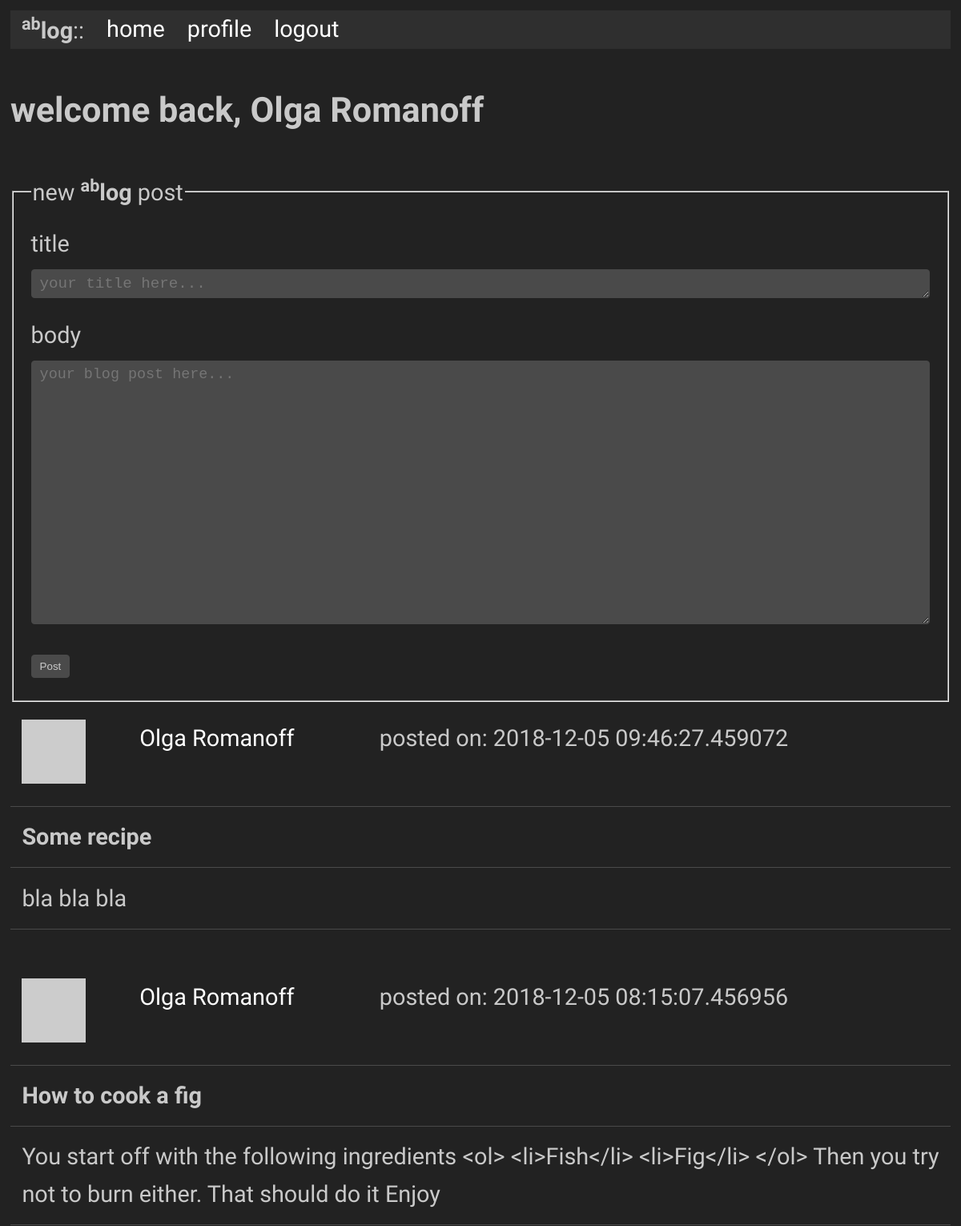
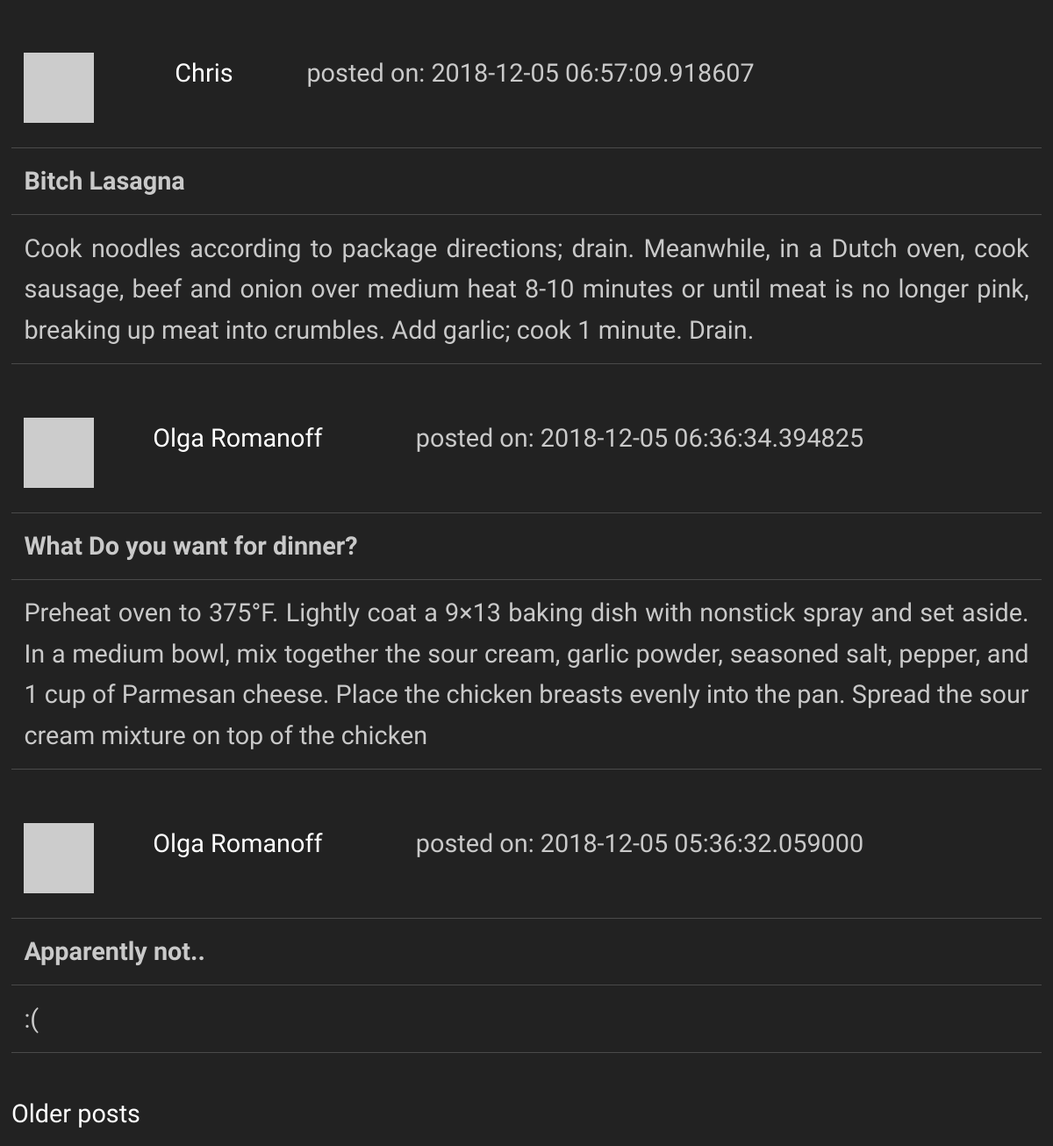
The page /index (signed in) on the database its author committed (2 pictures, top to bottom).
### app/models.py (models this page shows, shortened)
class User(UserMixin, db.Model):
    id            = db.Column(db.Integer, primary_key = True)
    username      = db.Column(db.String(64), index = True, unique = True)
    email         = db.Column(db.String(128), index = True, unique = True)
    password_hash = db.Column(db.String(128))
    posts         = db.relationship('Post', backref = 'author', lazy = 'dynamic')
    about_me      = db.Column(db.String(50))
    last_seen     = db.Column(db.DateTime, default=datetime.utcnow)
    def avatar(self, size = 64):
        digest = md5(self.email.lower().encode('utf-8')).hexdigest()
        return('https://gravatar.com/avatar/{}?d=retro&s={}'.format(digest, size))

class Post(db.Model):
    id           = db.Column(db.Integer, primary_key = True)
    title        = db.Column(db.String(40))
    body         = db.Column(db.String(512))
    timestamp    = db.Column(db.DateTime, index = True, default = datetime.utcnow)
    user_id      = db.Column(db.Integer, db.ForeignKey('user.id'))

### app/routes.py (the view)
@app.route('/', methods = ['POST', 'GET'])
@app.route('/index', methods = ['POST', 'GET'])
def index():
    page        = request.args.get('page', 1, type = int)
    posts       = Post.query.order_by(Post.timestamp.desc()).paginate(page, app.config['POSTS_PER_PAGE'], False)
    next_url    = url_for('index', page = posts.next_num) if posts.has_next else None
    prev_url    = url_for('index', page = posts.prev_num) if posts.has_prev else None
    if current_user.is_authenticated:
        form = PostForm()
        if form.validate_on_submit():
            post = Post(title = form.title.data, body = form.body.data, author = current_user)
            db.session.add(post)
            db.session.commit()
            flash('Posted!', category='message')
            return(redirect(url_for('index')))
        return(render_template('index.html',  title = "Home", form = form, posts = posts.items, next_url = next_url, prev_url = prev_url))
    else:
        return(render_template('welcome.html',  title = "Welcome", posts = posts.items, next_url = next_url, prev_url = prev_url))

### app/forms.py
class PostForm(FlaskForm):
    title   = TextAreaField('Title', validators = [DataRequired(), Length(min = 0, max = 40)], widget = TextArea())
    body    = TextAreaField('Body', validators = [DataRequired(), Length(min = 0, max = 512)], widget = TextArea())
    submit  = SubmitField('Post')

### app/models.py (called while the page is built)
@login.user_loader
def load_user(id):
    return User.query.get(int(id))

### app/routes.py (called while the page is built)
@app.before_request
def before_request():
    if current_user.is_authenticated:
        current_user.last_seen = datetime.utcnow()
        db.session.commit()

### app/templates/index.html (shortened to what this page needs)
{% extends "base.html" %}
{% block content %}
    <h4>welcome back, {{ current_user.username }}</h4>
    <form action = "" method = "post">
      <fieldset>
        <legend>new <b><sup>ab</sup>log</b> post</legend>
          <label for="textarea">title</label>
          <div>{{ form.title(size = 50, cols = 48, rows = 1.5, placeholder = "your title here...", class="textarea", id = "titlefield") }}</div>
          <label for="textarea">body</label>
          <div>{{ form.body(size = 512, cols = 48, rows = 15, placeholder = "your blog post here...", class="textarea", id = "bodyfield") }}</div>
          <div>{{ form.submit(class="button", id = "button") }}</div>
      </fieldset>
    </form>
    {% for post in posts %}
        {% include '_post.html' %}
    {% endfor %}
    {% if next_url %}
    <a href="{{ next_url }}">Older posts</a>
    {% endif %}
{% endblock %}

### app/templates/_post.html
<table>
    <tr valign="top">
        <td>
          <img src="{{ post.author.avatar(48) }}"><br>
        </td>
        <td>
          <a href="{{ url_for('user', username=post.author.username) }}">{{ post.author.username }}</a>
        </td>
        <td>
          posted on: {{ post.timestamp }}
        </td>
    </tr>
</table>
<table>
  <tr>
      <td><b>{{ post.title }}<b></td>
  </tr>
  <tr>
      <td>{{ post.body }}</td>
  </tr>
</table>
<br>

### app/static/style.css (style rules this page uses)
body { font-size: 1.8rem; line-height: 1.618; max-width: 52em; margin: auto; font-family: 'Quattrocento Sans', sans-serif; color: #c9c9c9; background-color: #222222; padding: 13px; }
h1, h2, h3, h4, h5, h6 { font-family: 'Quattrocento Sans', sans-serif; font-weight: 700; overflow-wrap: break-word; word-wrap: break-word; -ms-word-break: break-all; word-break: break-word; -ms-hyphens: auto; -moz-hyphens: auto; -webkit-hyphens: auto; hyphens: auto; }
h4 { line-height: 0.9; font-size: 1.5em; }
small, sub, sup { font-size: 75%; }
a { text-decoration: none; color: #ffffff; }
#titlefield { font-size: 1.2rem; }
#bodyfield { font-size: 1.15rem; }
table { text-align: justify; width: 100%; border-collapse: collapse; }
td, th { padding: 0.5em; border-bottom: 1px solid #4a4a4a; }
input, textarea { border: 1px solid #c9c9c9; }
textarea { width: 100%; }
.button, button { display: inline-block; padding: 5px 10px; text-align: center; text-decoration: none; white-space: nowrap; background-color: #2f2f2f; color: #222222; border-radius: 1px; border: 1px solid #2f2f2f; cursor: pointer; box-sizing: border-box; }
textarea, select, input[type] { color: #c9c9c9; padding: 6px 10px; margin-bottom: 10px; background-color: #4a4a4a; border: 1px solid #4a4a4a; border-radius: 4px; box-shadow: none; box-sizing: border-box; }
label, legend, fieldset { display: block; margin-bottom: .5rem; font-weight: 500; }

### rows shown on the page
User: username "Olga Romanoff"
Post: author.username "Olga Romanoff", timestamp "2018-12-05 09:46:27.459072", title "Some recipe", body "bla bla bla"
Post: author.username "Olga Romanoff", timestamp "2018-12-05 08:15:07.456956", title "How to cook a fig", body "You start off with the following ingredients <ol> <li>Fish</li> <li>Fig</li> </ol> Then you try not to burn either. That should do it Enjoy"
Post: author.username "Chris", timestamp "2018-12-05 06:57:09.918607", title "Bitch Lasagna", body "Cook noodles according to package directions; drain. Meanwhile, in a Dutch oven, cook sausage, beef and onion over medium heat 8-10 minutes or until meat is no longer pink, breaking up meat into crumbles. Add garlic; cook 1 minute. Drain."
Post: author.username "Olga Romanoff", timestamp "2018-12-05 06:36:34.394825", title "What Do you want for dinner?", body "Preheat oven to 375°F. Lightly coat a 9×13 baking dish with nonstick spray and set aside. In a medium bowl, mix together the sour cream, garlic powder, seasoned salt, pepper, and 1 cup of Parmesan cheese. Place the chicken breasts evenly into the pan. Spread the sour cream mixture on top of the chicken"
Post: author.username "Olga Romanoff", timestamp "2018-12-05 05:36:32.059000", title "Apparently not..", body ":("
